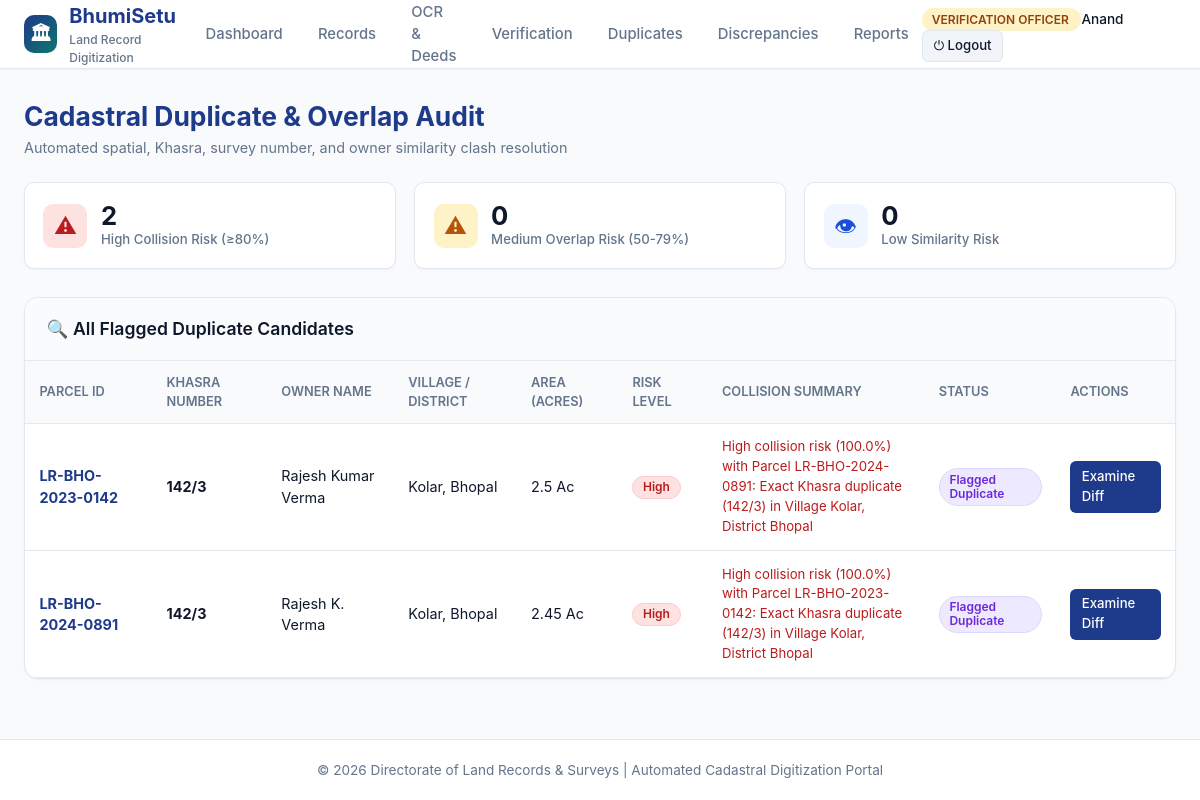
The page /duplicates (signed in) on the database its author committed.
### models/user.py (models this page shows, shortened)
class User(UserMixin, db.Model):
    __tablename__ = 'users'
    id = db.Column(db.Integer, primary_key=True)
    email = db.Column(db.String(120), unique=True, nullable=False, index=True)
    name = db.Column(db.String(120), nullable=False)
    password_hash = db.Column(db.String(256), nullable=False)
    role = db.Column(db.String(50), nullable=False, default='Revenue Officer')
    department = db.Column(db.String(100), default='Revenue & Land Records Dept')
    is_active = db.Column(db.Boolean, default=True)
    created_at = db.Column(db.DateTime, default=datetime.utcnow)
    created_records = db.relationship('LandRecord', backref='creator', lazy=True, foreign_keys='LandRecord.created_by_id')
    uploaded_docs = db.relationship('Document', backref='uploader', lazy=True, foreign_keys='Document.uploaded_by_id')
    verifications = db.relationship('Verification', backref='verifier', lazy=True, foreign_keys='Verification.verified_by_id')
    audit_logs = db.relationship('AuditLog', backref='user', lazy=True, foreign_keys='AuditLog.user_id')
    @property
    def is_admin(self):
        return self.role == 'Administrator'
    @property
    def is_verification_officer(self):
        return self.role in ['Verification Officer', 'Administrator']

### models/land_record.py (models this page shows, shortened)
class LandRecord(db.Model):
    __tablename__ = 'land_records'
    id = db.Column(db.Integer, primary_key=True)
    khasra_number = db.Column(db.String(64), nullable=False, index=True)
    survey_number = db.Column(db.String(64), nullable=False, index=True)
    parcel_id = db.Column(db.String(64), unique=True, nullable=False, index=True)
    owner_name = db.Column(db.String(150), nullable=False, index=True)
    co_owners = db.Column(db.String(300), nullable=True)
    father_or_husband_name = db.Column(db.String(150), nullable=True)
    aadhaar_masked = db.Column(db.String(20), nullable=True)
    district = db.Column(db.String(100), nullable=False, index=True)
    tehsil = db.Column(db.String(100), nullable=False)
    village = db.Column(db.String(100), nullable=False, index=True)
    pincode = db.Column(db.String(10), nullable=True)
    land_type = db.Column(db.String(50), nullable=False, default='Agricultural')
    area_acres = db.Column(db.Float, nullable=False, default=0.0)
    area_sqft = db.Column(db.Float, nullable=True, default=0.0)
    market_value = db.Column(db.Float, nullable=False, default=0.0)
    mutation_number = db.Column(db.String(64), nullable=True)
    registration_date = db.Column(db.Date, nullable=True)
    north_boundary = db.Column(db.String(200), nullable=True)
    south_boundary = db.Column(db.String(200), nullable=True)
    east_boundary = db.Column(db.String(200), nullable=True)
    west_boundary = db.Column(db.String(200), nullable=True)
    status = db.Column(db.String(50), default='Pending Verification', index=True)
    duplicate_risk = db.Column(db.String(20), default='None')
    duplicate_matched_id = db.Column(db.Integer, nullable=True)
    duplicate_notes = db.Column(db.Text, nullable=True)
    mismatch_detected = db.Column(db.Boolean, default=False)
    mismatch_notes = db.Column(db.Text, nullable=True)
    created_by_id = db.Column(db.Integer, db.ForeignKey('users.id'), nullable=False)
    created_at = db.Column(db.DateTime, default=datetime.utcnow)
    updated_at = db.Column(db.DateTime, default=datetime.utcnow, onupdate=datetime.utcnow)
    documents = db.relationship('Document', backref='record', lazy=True, cascade='all, delete-orphan')
    verifications = db.relationship('Verification', backref='record', lazy=True, cascade='all, delete-orphan', order_by='desc(Verification.verification_date)')

### routes/records.py (the view)
@records_bp.route('/duplicates')
@login_required
def view_duplicates():
    flagged = LandRecord.query.filter(LandRecord.duplicate_risk.in_(['High', 'Medium', 'Low'])).all()
    high_count = sum(1 for r in flagged if r.duplicate_risk == 'High')
    medium_count = sum(1 for r in flagged if r.duplicate_risk == 'Medium')
    low_count = sum(1 for r in flagged if r.duplicate_risk == 'Low')
    return render_template(
        'duplicates.html',
        records=flagged,
        high_count=high_count,
        medium_count=medium_count,
        low_count=low_count
    )

### templates/duplicates.html (shortened to what this page needs)
{% extends "base.html" %}
{% block content %}
<div style="display: flex; justify-content: space-between; align-items: center; margin-bottom: 1.5rem; flex-wrap: wrap; gap: 1rem;">
  <div>
    <h1 style="font-size: 1.65rem; font-weight: 700; color: var(--primary);">Cadastral Duplicate & Overlap Audit</h1>
    <p style="color: var(--text-muted); font-size: 0.9rem;">Automated spatial, Khasra, survey number, and owner similarity clash resolution</p>
  </div>
</div>
<div class="stat-grid" style="margin-bottom: 1.75rem;">
  <div class="stat-card">
    <div class="stat-icon" style="background: #fee2e2; color: #b91c1c;">&#9888;</div>
    <div class="stat-info">
      <div class="stat-value">{{ high_count }}</div>
      <div class="stat-label">High Collision Risk (&ge;80%)</div>
    </div>
  </div>
  <div class="stat-card">
    <div class="stat-icon" style="background: #fef3c7; color: #b45309;">&#9888;</div>
    <div class="stat-info">
      <div class="stat-value">{{ medium_count }}</div>
      <div class="stat-label">Medium Overlap Risk (50-79%)</div>
    </div>
  </div>
  <div class="stat-card">
    <div class="stat-icon" style="background: #eff6ff; color: #1d4ed8;">&#128065;</div>
    <div class="stat-info">
      <div class="stat-value">{{ low_count }}</div>
      <div class="stat-label">Low Similarity Risk</div>
    </div>
  </div>
</div>
<div class="card">
  <div class="card-header">
    <h3 class="card-title">&#128269; All Flagged Duplicate Candidates</h3>
  </div>
  <div class="table-responsive">
    <table class="table">
      <thead>
        <tr>
          <th>Parcel ID</th>
          <th>Khasra Number</th>
          <th>Owner Name</th>
          <th>Village / District</th>
          <th>Area (Acres)</th>
          <th>Risk Level</th>
          <th>Collision Summary</th>
          <th>Status</th>
          <th>Actions</th>
        </tr>
      </thead>
      <tbody>
        {% for rec in records %}
        <tr>
          <td><a href="{{ url_for('records.view_record', record_id=rec.id) }}"><b>{{ rec.parcel_id }}</b></a></td>
          <td><b>{{ rec.khasra_number }}</b></td>
          <td>{{ rec.owner_name }}</td>
          <td>{{ rec.village }}, {{ rec.district }}</td>
          <td>{{ rec.area_acres }} Ac</td>
          <td><span class="badge {{ rec.duplicate_risk|risk_badge }}">{{ rec.duplicate_risk }}</span></td>
          <td style="font-size: 0.825rem; color: #b91c1c; max-width: 320px;">
            {{ rec.duplicate_notes or 'Potential overlap detected during automated scan' }}
          </td>
          <td><span class="badge {{ rec.status|status_badge }}">{{ rec.status }}</span></td>
          <td>
            <a href="{{ url_for('records.view_record', record_id=rec.id) }}" class="btn btn-sm btn-primary">Examine Diff</a>
          </td>
        </tr>
        {% else %}
        <tr><td colspan="9" style="text-align: center; color: var(--text-muted); padding: 2.5rem;">No duplicates or overlapping parcels found in the registry.</td></tr>
        {% endfor %}
      </tbody>
    </table>
  </div>
</div>
{% endblock %}

### templates/base.html (shortened to what this page needs)
<!DOCTYPE html>
<html lang="en">
<head>
  <link rel="stylesheet" href="{{ url_for('static', filename='css/style.css') }}">
</head>
<body>
  <header class="navbar">
    <div class="nav-container">
      <a href="{{ url_for('dashboard.root') }}" class="brand-logo">
        <div class="brand-icon">&#127963;</div>
        <div>
          <span>BhumiSetu</span>
          <span style="font-size: 0.75rem; display: block; color: var(--text-muted); font-weight: 500;">Land Record Digitization</span>
        </div>
      </a>
      {% if current_user.is_authenticated %}
      <nav>
        <ul class="nav-links">
          <li class="nav-item"><a href="{{ url_for('dashboard.index') }}">Dashboard</a></li>
          <li class="nav-item"><a href="{{ url_for('records.list_records') }}">Records</a></li>
          <li class="nav-item"><a href="{{ url_for('documents.list_documents') }}">OCR & Deeds</a></li>
          {% if current_user.is_verification_officer or current_user.is_admin %}
          <li class="nav-item"><a href="{{ url_for('verification.queue') }}">Verification</a></li>
          {% endif %}
          <li class="nav-item"><a href="{{ url_for('records.view_duplicates') }}">Duplicates</a></li>
          <li class="nav-item"><a href="{{ url_for('records.view_mismatches') }}">Discrepancies</a></li>
          <li class="nav-item"><a href="{{ url_for('reports.report_center') }}">Reports</a></li>
        </ul>
      </nav>
      <div class="user-badge-wrap">
        <span class="role-pill {% if current_user.is_admin %}role-admin{% elif current_user.role == 'Verification Officer' %}role-verify{% else %}role-revenue{% endif %}">
          {{ current_user.role }}
        </span>
        <span style="font-size: 0.85rem; font-weight: 500;">{{ current_user.name.split(' ')[0] }}</span>
        <a href="{{ url_for('auth.logout') }}" class="btn btn-sm btn-secondary" title="Logout">&#9211; Logout</a>
      </div>
      {% else %}
      <div>
        <a href="{{ url_for('auth.login') }}" class="btn btn-primary">Sign In</a>
      </div>
      {% endif %}
    </div>
  </header>
  <main class="main-wrapper">
    {% block content %}{% endblock %}
  </main>
  <footer>
    <div style="max-width: 1350px; margin: 0 auto; padding: 0 1.5rem;">
      <p>&copy; 2026 Directorate of Land Records & Surveys | Automated Cadastral Digitization Portal</p>
    </div>
  </footer>
</body>
</html>

### rows shown on the page
User: role "VERIFICATION OFFICER", name "Anand"
LandRecord: parcel_id "LR-BHO-2023-0142", khasra_number "142/3", owner_name "Rajesh Kumar Verma", village "Kolar", district "Bhopal", area_acres "2.5", duplicate_risk "High", duplicate_notes "High collision risk (100.0%) with Parcel LR-BHO-2024-0891: Exact Khasra duplicate (142/3) in Village Kolar, District Bhopal", status "Flagged Duplicate"
LandRecord: parcel_id "LR-BHO-2024-0891", khasra_number "142/3", owner_name "Rajesh K. Verma", village "Kolar", district "Bhopal", area_acres "2.45", duplicate_risk "High", duplicate_notes "High collision risk (100.0%) with Parcel LR-BHO-2023-0142: Exact Khasra duplicate (142/3) in Village Kolar, District Bhopal", status "Flagged Duplicate"

### other values the page prints
{{ high_count }} "2"
{{ medium_count }} "0"
{{ low_count }} "0"
